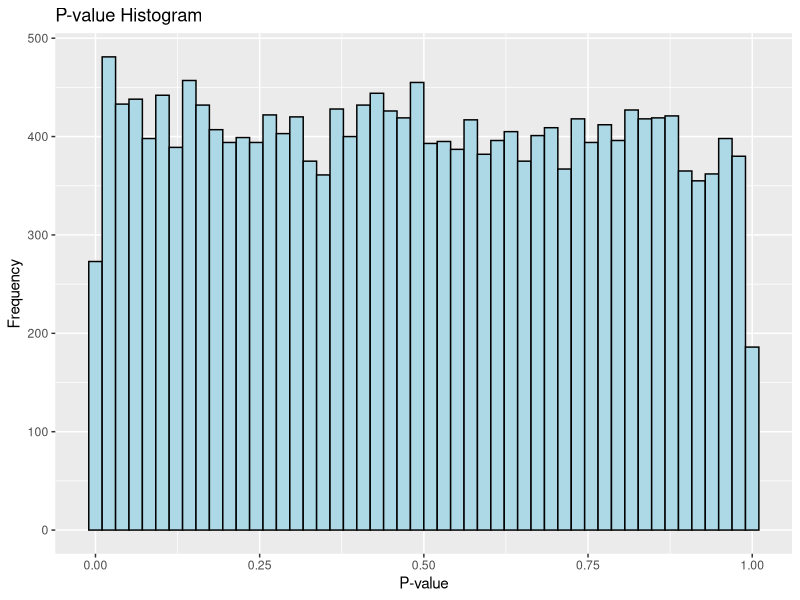
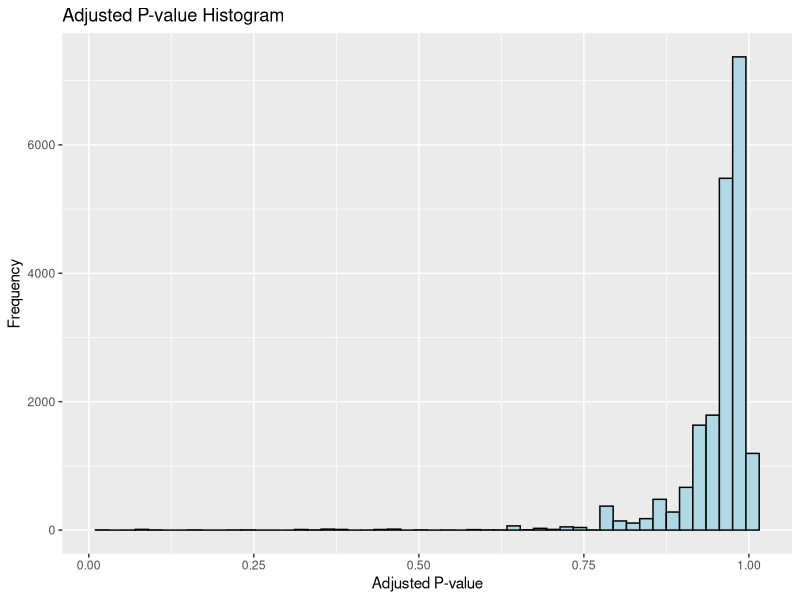

Generate these figures, in order, with R:
## ---- chunk 1

library(ggplot2) # Load necessary library
## ---- chunk 2

set.seed(123) # Simulate p-values for 20,000 genes

p_values <- runif(19000, min = 0, max = 1) # 95% of p-values are uniformly distributed (noise)

p_values <- c(p_values, rbeta(1000, 0.5, 1)) # 5% of p-values are drawn from a beta distribution (signal)

# Histogram of p-values
ggplot(data.frame(p_values), aes(x = p_values)) +
  geom_histogram(bins = 50, fill = "lightblue", color = "black") +
  labs(title = "P-value Histogram", x = "P-value", y = "Frequency")

# Finding the number of significant differentially expressed genes before FWER correction
alpha <- 0.05
significant_hits <- p_values < alpha
significant_genes<-sum(significant_hits) 
significant_genes


## ---- chunk 3
# Applying Bonferroni correction
alpha <- 0.05
bonferroni_threshold <- alpha / length(p_values)
significant_bonferroni <- p_values < bonferroni_threshold

significant_genes<-sum(significant_bonferroni) # Number of significant differentially expressed genes after Bonferroni correction
significant_genes

## ---- chunk 4
# Applying Benjamini-Hochberg correction
p_adjusted <- p.adjust(p_values, method = "BH")

# Plotting the adjusted p-values
ggplot(data.frame(p_adjusted), aes(x = p_adjusted)) +
  geom_histogram(bins = 50, fill = "lightblue", color = "black") +
  labs(title = "Adjusted P-value Histogram", x = "Adjusted P-value", y = "Frequency")

significant_bh <- p_adjusted < alpha

sum(significant_bh) # Number of significant hits after Benjamini-Hochberg correction
